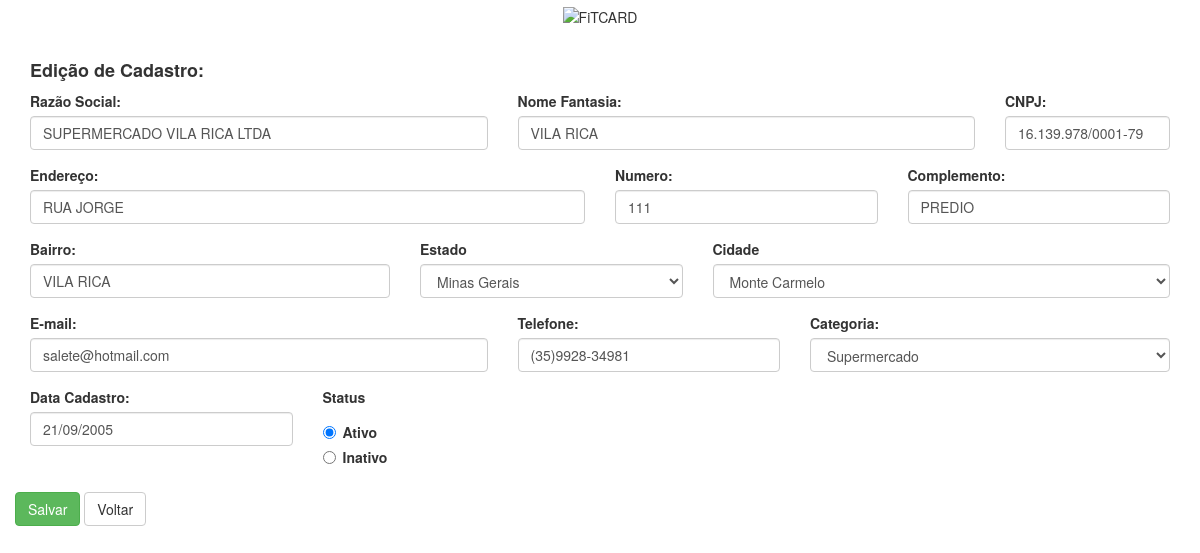
/estabelecimento/alterar/4, run on the app's committed database.
### tables this page shows
CREATE TABLE `estabelecimento` (
  `id_estabelecimento` int(11) NOT NULL AUTO_INCREMENT,
  `razao_social` varchar(45) NOT NULL,
  `nome_fantasia` varchar(45) DEFAULT NULL,
  `cnpj` varchar(45) NOT NULL,
  `email` varchar(45) DEFAULT NULL,
  `endereco` varchar(45) DEFAULT NULL,
  `numero` varchar(45) DEFAULT NULL,
  `complemento` varchar(45) DEFAULT NULL,
  `bairro` varchar(45) DEFAULT NULL,
  `cidade_id` int(11) DEFAULT NULL,
  `telefone` varchar(45) DEFAULT NULL,
  `data_cadastro` datetime DEFAULT CURRENT_TIMESTAMP,
  `categoria_id` int(11) DEFAULT NULL,
  `status` enum('0','1') DEFAULT NULL,
  PRIMARY KEY (`id_estabelecimento`),
  KEY `categoria_id_idx` (`categoria_id`),
  CONSTRAINT `categoria_id` FOREIGN KEY (`categoria_id`) REFERENCES `categoria` (`id_categoria`) ON DELETE NO ACTION ON UPDATE NO ACTION
);

### application/controllers/Estabelecimento.php (called while the page is built, shortened)
<?php
class Estabelecimento extends CI_Controller {
    public function __construct() {
        $this->data['js'][]  = 'assets/js/jquery-3.2.1.min';
        $this->data['js'][] = 'assets/js/jquery.validate';
        $this->data['css'][] = 'assets/bootstrap/css/bootstrap';
        $this->data['css'][] = 'assets/css/template';
        $this->data['js'][]  = 'assets/bootstrap/js/bootstrap.min';
        $this->data['js'][] = 'assets/js/jquery.mask';
        $this->data['js'][] = 'assets/bootstrap/js/bootstrap-toggle.min';
        $this->data['js'][]  = 'assets/js/pages/estabelecimento';
        $this->load->model(array('estado_model','categoria_model', 'estabelecimento_model', 'cidade_model'));
        $this->load->helper('formata_data');
    }
    private function selects($uf_selecionada = null){
        $this->load->model(array('estado_model','cidade_model','categoria_model'));
        $estados = $this->estado_model->select_all_estados();
        $this->data['ufs_banco'][''] = 'Selecione';
        foreach ($estados as $value){
            $this->data['ufs_banco'][$value->Uf] = $value->Nome;
        }
        $this->data['cidades_banco'][''] = 'Selecione o estado';
        if(isset($uf_selecionada)){
            $cidades = $cidades = $this->cidade_model->select_cidade_estado($uf_selecionada);
            foreach ($cidades as $value) {
                $this->data['cidades_banco'][$value->Id] = $value->Nome;
            }
        }
        $this->data['categorias_banco'][''] = 'Selecione';
        $categorias = $this->categoria_model->select_all_categoria();
        foreach ($categorias as $value){
            $this->data['categorias_banco'][$value->id_categoria] = $value->descricao;
        }
    }
    public function alterar($id = null){
        $this->data = array_merge((array) $this->estabelecimento_model->select_estabelecimento($id)[0], $this->data);
        $this->data['view']   = 'estabelecimento/formulario';
        $this->data['titulo'] = 'Edição de Cadastro';
        $this->data['url']    = 'estabelecimento/alterar/'.$id;
        $this->data['id_estabelecimento'] = $id;
        $this->load->view('template', $this->data);
    }
}

### index.php (called while the page is built, shortened)
<?php
require_once BASEPATH.'core/CodeIgniter.php';

### application/models/Estabelecimento_model.php (called while the page is built, shortened)
<?php
class Estabelecimento_model extends CI_Model {
	private $tabela;
	public function __construct(){
            $this->tabela       = 'estabelecimento';
        }
        public function select_estabelecimento($id = null){
            $this->db->select('e.*, c.id_categoria as categoria, cid.Id as cidade, est.Uf as estado, c.descricao as des_categoria')
                    ->from($this->tabela.' as e')
                    ->join('categoria as c', 'c.id_categoria = e.categoria_id', 'left')
                    ->join('municipio as cid', 'e.cidade_id = cid.Id', 'left')
                    ->join('estado as est', 'est.Uf = cid.Uf', 'left');
            if($id){
                $this->db->where('e.id_estabelecimento',$id);
            }
            $query = $this->db->get();
            return $query->result();
        }
}

### application/helpers/formata_data_helper.php (called while the page is built, shortened)
<?php
if (!function_exists('data_exibicao')) {
    function data_exibicao($data) {
        return date('d/m/Y', strtotime($data));
    }
}

### application/views/estabelecimento/formulario.php (the view, shortened to what this page needs)
<?php
$razao_social = (isset($razao_social)) ? $razao_social : '';
$nome_fantasia = (isset($nome_fantasia)) ? $nome_fantasia : '';
$cnpj = (isset($cnpj)) ? $cnpj : '';
$email = (isset($email)) ? $email : '';
$endereco = (isset($endereco)) ? $endereco : '';
$numero = (isset($numero)) ? $numero : '';
$complemento = (isset($complemento)) ? $complemento : '';
$bairro = (isset($bairro)) ? $bairro : '';
$estado = (isset($estado)) ? $estado : '';
$cidade = (isset($cidade)) ? $cidade : '';
$telefone = (isset($telefone)) ? $telefone : '';
$data_cadastro = (isset($data_cadastro)) ? data_exibicao($data_cadastro) : '';
$categoria = (isset($categoria)) ? $categoria : '';
$status = (isset($status)) ? $status : '';
?>
<form action="<?php echo $url; ?>" method="post" accept-charset="utf-8" class="form" name="formulario" id="formulario">
    <div class="grid-form1">
        <h4 class="heading_a"><b><?php echo $titulo;?>:</b></h4>
        <div class="row">
            <div class="form-group col-md-5">
                <label class="control-label" for="razaosocial">Razão Social:</label>
                <input id="razaosocial" name="razaosocial" type="text" placeholder="Razão social" class="form-control" value="<?php echo $razao_social;?>">
            </div>
            <div class="form-group col-md-5">
                <label class="control-label" for="nomefantasia">Nome Fantasia:</label>
                <input id="nomefantasia" name="nomefantasia" type="text" placeholder="Nome fantasia" class="form-control" value="<?php echo $nome_fantasia;?>">
            </div>
            <div class="form-group col-md-2">
                <label class="control-label" for="cnpj">CNPJ:</label>
                <input id="cnpj" name="cnpj" type="text" placeholder="00.000.000/0000-00" class="form-control" value="<?php echo $cnpj;?>">
            </div>
        </div>
        <div class="row">
            <div class="form-group col-md-6">
                <label class="control-label" for="endereco">Endereço:</label>
                <input id="endereco" name="endereco" type="text" placeholder="Endereço" class="form-control" value="<?php echo $endereco;?>">
            </div>
            <div class="form-group col-md-3">
                <label class="control-label" for="numero">Numero:</label>
                <input id="numero" name="numero"type="text" placeholder="Número" class="form-control" value="<?php echo $numero;?>">
            </div>
            <div class="form-group col-md-3">
                <label class="control-label" for="numero">Complemento:</label>
                <input id="complemento" name="complemento"type="text" placeholder="Complemento" class="form-control" value="<?php echo $complemento;?>">
            </div>
        </div>
        <div class="row">
            <div class="form-group col-md-4">
                <label class="control-label" for="numero">Bairro:</label>
                <input id="bairro" name="bairro" type="text" placeholder="Bairro" class="form-control" value="<?php echo $bairro;?>">
            </div>
            <div class="form-group col-md-3">
                <label class="control-label" for="estado">Estado</label>
                <?php
                echo form_dropdown('estado', $ufs_banco, $estado, 'class="form-control" id="estado" name="estado"');
                ?>
            </div>
            <div class="form-group col-md-5">
                <label class="control-label" for="cidade">Cidade</label>
                <?php
                    echo form_dropdown('cidade', $cidades_banco, $cidade, 'class="form-control" id="cidade" name="cidade"'.((empty($cidade))?' disabled':''));
                ?>
            </div>
        </div>
        <div class="row">
            <div class="form-group col-md-5">
                <label class="control-label" for="numero">E-mail:</label>
                <input id="email" name="email" type="text" placeholder="exemplo@exemplo.com" class="form-control" value="<?php echo $email;?>">
            </div>
            <div class="form-group col-md-3">
                <label class="control-label" for="numero">Telefone:</label>
                <input id="telefone" name="telefone" type="text" placeholder="(00)0000-00000" class="form-control" value="<?php echo $telefone;?>">
            </div>
            <div class="form-group col-md-4">
                <label class="control-label" for="numero">Categoria:</label>
                <?php echo form_dropdown('categoria', $categorias_banco, $categoria, 'class="form-control" id="categoria" name="categoria"'); ?>
            </div>
        </div>
        <div class="row">
            <div class="form-group col-md-3">
                <label class="control-label" for="numero">Data Cadastro:</label>
                <input id="data_cadastro" name="data_cadastro" type="text" placeholder="01/01/1970" class="form-control" value="<?php echo $data_cadastro;?>">
            </div>
            <div class="form-group col-md-3">
                <label class="control-label" for="status">Status</label>
                <label class="radio" for="status" style="margin-left: 20px;">
                    <?php
                    if(($status == '1')){
                        echo '<input type="radio" name="status" id="status_1" value="1" checked>';
                    }else{
                        echo '<input type="radio" name="status" id="status_1" value="1">';
                    }
                    ?>
                    Ativo
                </label>
                <label class="radio" for="status-1" style="margin-left: 20px;">
                    <?php
                    if(($status == '0')){
                        echo '<input type="radio" name="status" id="status_0" value="0" checked>';
                    }else{
                        echo '<input type="radio" name="status" id="status_0" value="0">';
                    }
                    ?>
                    Inativo
                </label>
            </div>
        </div>
        <div class="row">
            <div class="profile-btn">
                <button type="submit" href="#" class="btn btn-success bg-red">Salvar</button>
                <a class="btn-default btn" href="javascript: history.back();">Voltar</a>
            </div>
        </div>
    </div>
</form>

### application/views/template.php (shortened to what this page needs)
<!DOCTYPE html>
<html>
    <head>
        <?php
        foreach ($css as $value) {
            echo '<link rel="stylesheet" type="text/css" href="' . base_url($value) . '.css">';
        }
        ?>
    </head>
    <body>
        <div class="globalbar">
            <img src="https://www.fitcard.com.br/$res/imgs/logoRodape.png"
                 alt="FiTCARD"
                 title="FiTCARD">
        </div>
        <div>
            <div class="container">
                <?php $this->load->view($view); ?>
            </div>
        </div>
    </body>
</html>

### assets/css/template.css (style rules this page uses)
.globalbar { height: 50px; width: 100%; min-width: 100%; z-index: 5; background: url(https://www.fitcard.com.br/images/bgRodape.png) bottom center repeat-x; text-align: center; padding: 5px; }

### data on the page
estabelecimento: razaosocial "SUPERMERCADO VILA RICA LTDA", nomefantasia "VILA RICA", cnpj "16.139.978/0001-79", endereco "RUA JORGE", numero "111", complemento "PREDIO", bairro "VILA RICA", email "salete@hotmail.com", telefone "(35)9928-34981", categoria "Supermercado", data_cadastro "21/09/2005"

### other printed values
$titulo "Edição de Cadastro"
